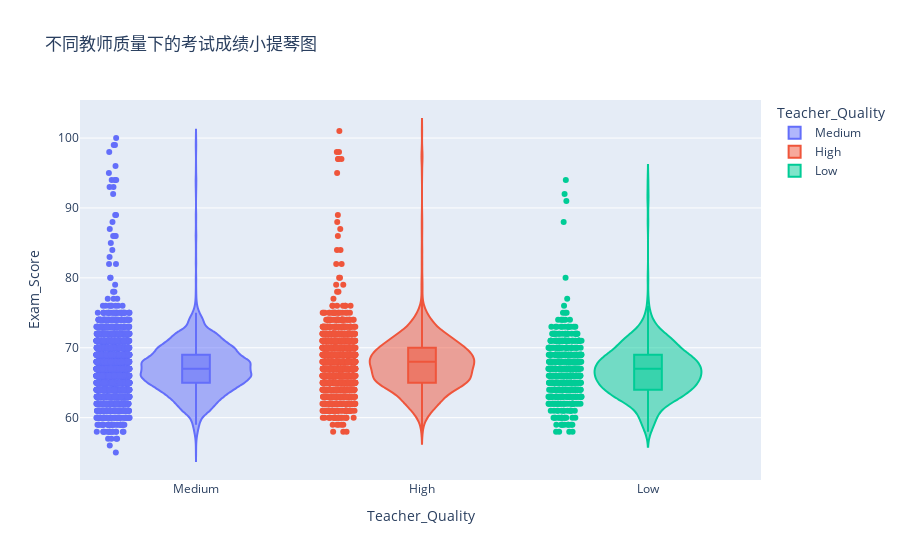

Notebook code cell kept with this figure:
### Markdown cell above
3. 使用 Plotly 绘制小提琴图

### Code cell
import plotly.express as px

fig = px.violin(df, x='Teacher_Quality', y='Exam_Score', color='Teacher_Quality', 
                 box=True, points="all", title="不同教师质量下的考试成绩小提琴图")
fig.show()

### Figure 1 — Plotly figure (JSON) as saved in the notebook; plotly's stock layout.template omitted (floating-point values rounded to 4 significant figures; data arrays with more than 128 entries replaced by an {"elided": "..."} marker saying what was removed)
{"data": [{"alignmentgroup": "True", "box": {"visible": true}, "hovertemplate": "Teacher_Quality=%{x}<br>Exam_Score=%{y}<extra></extra>", "legendgroup": "Medium", "marker": {"color": "#636efa"}, "name": "Medium", "offsetgroup": "Medium", "orientation": "v", "points": "all", "scalegroup": "True", "showlegend": true, "type": "violin", "x": {"elided": "3925 str values"}, "x0": " ", "xaxis": "x", "y": {"elided": "3925 int values"}, "y0": " ", "yaxis": "y"}, {"alignmentgroup": "True", "box": {"visible": true}, "hovertemplate": "Teacher_Quality=%{x}<br>Exam_Score=%{y}<extra></extra>", "legendgroup": "High", "marker": {"color": "#EF553B"}, "name": "High", "offsetgroup": "High", "orientation": "v", "points": "all", "scalegroup": "True", "showlegend": true, "type": "violin", "x": {"elided": "1947 str values"}, "x0": " ", "xaxis": "x", "y": {"elided": "1947 int values"}, "y0": " ", "yaxis": "y"}, {"alignmentgroup": "True", "box": {"visible": true}, "hovertemplate": "Teacher_Quality=%{x}<br>Exam_Score=%{y}<extra></extra>", "legendgroup": "Low", "marker": {"color": "#00cc96"}, "name": "Low", "offsetgroup": "Low", "orientation": "v", "points": "all", "scalegroup": "True", "showlegend": true, "type": "violin", "x": {"elided": "657 str values"}, "x0": " ", "xaxis": "x", "y": {"elided": "657 int values"}, "y0": " ", "yaxis": "y"}], "layout": {"legend": {"title": {"text": "Teacher_Quality"}, "tracegroupgap": 0}, "title": {"text": "不同教师质量下的考试成绩小提琴图"}, "violinmode": "overlay", "xaxis": {"anchor": "y", "categoryarray": ["Medium", "High", "Low", null], "categoryorder": "array", "domain": [0, 1], "title": {"text": "Teacher_Quality"}}, "yaxis": {"anchor": "x", "domain": [0, 1], "title": {"text": "Exam_Score"}}}}
